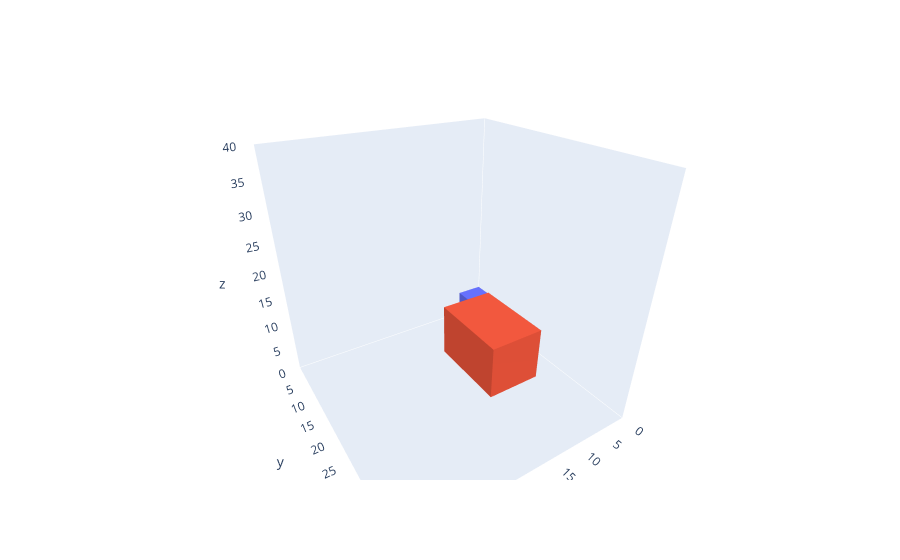

Notebook code cell kept with this figure:
### Code cell
x_max = volume_space.shape[0]
y_max = volume_space.shape[1]
z_max = volume_space.shape[2]
cubes = mesh_cubes2(coords, packages)
data = cubes
layout = go.Layout(
    scene = dict(
        aspectmode='cube',
        xaxis = dict(
            type='linear',
            range = [0,x_max],
            showgrid=False,),
        yaxis = dict(
            type='linear',
            range = [0,y_max],
            showgrid=False,),
        zaxis = dict(
            type='linear',
            range = [0,z_max],
            showgrid=False,),
    ),
)
fig = go.Figure(data=data, layout=layout)
fig

### Figure 1 — Plotly figure (JSON) as saved in the notebook; plotly's stock layout.template omitted (floating-point values rounded to 4 significant figures)
{"data": [{"colorscale": [[0, "rgb(0,0,131)"], [0.2, "rgb(0,60,170)"], [0.4, "rgb(5,255,255)"], [0.6, "rgb(255,255,0)"], [0.8, "rgb(250,0,0)"], [1, "rgb(128,0,0)"]], "flatshading": true, "i": [7, 0, 0, 0, 4, 4, 6, 6, 4, 0, 3, 2], "j": [3, 4, 1, 2, 5, 6, 5, 2, 0, 1, 6, 3], "k": [0, 7, 2, 3, 6, 7, 1, 1, 5, 5, 7, 6], "type": "mesh3d", "x": [0, 0, 5, 5, 0, 0, 5, 5], "y": [0, 10, 10, 0, 0, 10, 10, 0], "z": [0, 0, 0, 0, 5, 5, 5, 5]}, {"colorscale": [[0, "rgb(0,0,131)"], [0.2, "rgb(0,60,170)"], [0.4, "rgb(5,255,255)"], [0.6, "rgb(255,255,0)"], [0.8, "rgb(250,0,0)"], [1, "rgb(128,0,0)"]], "flatshading": true, "i": [7, 0, 0, 0, 4, 4, 6, 6, 4, 0, 3, 2], "j": [3, 4, 1, 2, 5, 6, 5, 2, 0, 1, 6, 3], "k": [0, 7, 2, 3, 6, 7, 1, 1, 5, 5, 7, 6], "type": "mesh3d", "x": [5, 5, 15, 15, 5, 5, 15, 15], "y": [10, 25, 25, 10, 10, 25, 25, 10], "z": [0, 0, 0, 0, 10, 10, 10, 10]}], "layout": {"autosize": true, "scene": {"aspectmode": "cube", "aspectratio": {"x": 1, "y": 1, "z": 1}, "camera": {"center": {"x": 0, "y": 0, "z": 0}, "eye": {"x": 0.797, "y": 1.266, "z": 0.857}, "projection": {"type": "perspective"}, "up": {"x": 0, "y": 0, "z": 1}}, "xaxis": {"range": [0, 40], "showgrid": false, "type": "linear"}, "yaxis": {"range": [0, 40], "showgrid": false, "type": "linear"}, "zaxis": {"range": [0, 40], "showgrid": false, "type": "linear"}}}}
